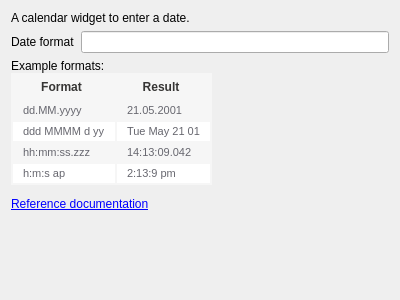
<?xml version="1.0" encoding="UTF-8"?>
<ui version="4.0">
 <class>QgsCalendarConfigDlgBase</class>
 <widget class="QWidget" name="QgsCalendarConfigDlgBase">
  <property name="geometry">
   <rect>
    <x>0</x>
    <y>0</y>
    <width>400</width>
    <height>300</height>
   </rect>
  </property>
  <property name="windowTitle">
   <string notr="true">Form</string>
  </property>
  <layout class="QFormLayout" name="formLayout">
   <item row="0" column="0" colspan="2">
    <widget class="QLabel" name="label_4">
     <property name="text">
      <string>A calendar widget to enter a date.</string>
     </property>
    </widget>
   </item>
   <item row="1" column="0">
    <widget class="QLabel" name="label_10">
     <property name="text">
      <string>Date format</string>
     </property>
    </widget>
   </item>
   <item row="1" column="1">
    <widget class="QLineEdit" name="leDateFormat"/>
   </item>
   <item row="2" column="0" colspan="2">
    <widget class="QLabel" name="label_11">
     <property name="text">
      <string>&lt;html&gt;&lt;head/&gt;&lt;body&gt;&lt;p&gt;Example formats:&lt;/p&gt;&lt;table border=&quot;0&quot; style=&quot; margin-top:0px; margin-bottom:0px; margin-left:0px; margin-right:0px;&quot; cellspacing=&quot;2&quot; cellpadding=&quot;0&quot; bgcolor=&quot;#f6f6f6&quot;&gt;&lt;thead&gt;&lt;tr&gt;&lt;td style=&quot; vertical-align:top; padding-left:10; padding-right:15; padding-top:5; padding-bottom:5;&quot;&gt;&lt;p align=&quot;center&quot;&gt;&lt;span style=&quot; font-family:'Open Sans,sans-serif'; font-size:12px; font-weight:600; color:#363534;&quot;&gt;Format&lt;/span&gt;&lt;/p&gt;&lt;/td&gt;&lt;td style=&quot; vertical-align:top; padding-left:10; padding-right:15; padding-top:5; padding-bottom:5;&quot;&gt;&lt;p align=&quot;center&quot;&gt;&lt;span style=&quot; font-family:'Open Sans,sans-serif'; font-size:12px; font-weight:600; color:#363534;&quot;&gt;Result&lt;/span&gt;&lt;/p&gt;&lt;/td&gt;&lt;/tr&gt;&lt;/thead&gt;&lt;tr&gt;&lt;td bgcolor=&quot;#f6f6f6&quot; style=&quot; vertical-align:top; padding-left:10; padding-right:10; padding-top:3; padding-bottom:3;&quot;&gt;&lt;p&gt;&lt;span style=&quot; font-family:'Open Sans,sans-serif'; font-size:11px; color:#66666e; background-color:#f6f6f6;&quot;&gt;dd.MM.yyyy&lt;/span&gt;&lt;/p&gt;&lt;/td&gt;&lt;td bgcolor=&quot;#f6f6f6&quot; style=&quot; vertical-align:top; padding-left:10; padding-right:10; padding-top:3; padding-bottom:3;&quot;&gt;&lt;p&gt;&lt;span style=&quot; font-family:'Open Sans,sans-serif'; font-size:11px; color:#66666e; background-color:#f6f6f6;&quot;&gt;21.05.2001&lt;/span&gt;&lt;/p&gt;&lt;/td&gt;&lt;/tr&gt;&lt;tr&gt;&lt;td bgcolor=&quot;#ffffff&quot; style=&quot; vertical-align:top; padding-left:10; padding-right:10; padding-top:3; padding-bottom:3;&quot;&gt;&lt;p&gt;&lt;span style=&quot; font-family:'Open Sans,sans-serif'; font-size:11px; color:#66666e; background-color:#ffffff;&quot;&gt;ddd MMMM d yy&lt;/span&gt;&lt;/p&gt;&lt;/td&gt;&lt;td bgcolor=&quot;#ffffff&quot; style=&quot; vertical-align:top; padding-left:10; padding-right:10; padding-top:3; padding-bottom:3;&quot;&gt;&lt;p&gt;&lt;span style=&quot; font-family:'Open Sans,sans-serif'; font-size:11px; color:#66666e; background-color:#ffffff;&quot;&gt;Tue May 21 01&lt;/span&gt;&lt;/p&gt;&lt;/td&gt;&lt;/tr&gt;&lt;tr&gt;&lt;td bgcolor=&quot;#f6f6f6&quot; style=&quot; vertical-align:top; padding-left:10; padding-right:10; padding-top:3; padding-bottom:3;&quot;&gt;&lt;p&gt;&lt;span style=&quot; font-family:'Open Sans,sans-serif'; font-size:11px; color:#66666e; background-color:#f6f6f6;&quot;&gt;hh:mm:ss.zzz&lt;/span&gt;&lt;/p&gt;&lt;/td&gt;&lt;td bgcolor=&quot;#f6f6f6&quot; style=&quot; vertical-align:top; padding-left:10; padding-right:10; padding-top:3; padding-bottom:3;&quot;&gt;&lt;p&gt;&lt;span style=&quot; font-family:'Open Sans,sans-serif'; font-size:11px; color:#66666e; background-color:#f6f6f6;&quot;&gt;14:13:09.042&lt;/span&gt;&lt;/p&gt;&lt;/td&gt;&lt;/tr&gt;&lt;tr&gt;&lt;td bgcolor=&quot;#ffffff&quot; style=&quot; vertical-align:top; padding-left:10; padding-right:10; padding-top:3; padding-bottom:3;&quot;&gt;&lt;p&gt;&lt;span style=&quot; font-family:'Open Sans,sans-serif'; font-size:11px; color:#66666e; background-color:#ffffff;&quot;&gt;h:m:s ap&lt;/span&gt;&lt;/p&gt;&lt;/td&gt;&lt;td bgcolor=&quot;#ffffff&quot; style=&quot; vertical-align:top; padding-left:10; padding-right:10; padding-top:3; padding-bottom:3;&quot;&gt;&lt;p&gt;&lt;span style=&quot; font-family:'Open Sans,sans-serif'; font-size:11px; color:#66666e; background-color:#ffffff;&quot;&gt;2:13:9 pm&lt;/span&gt;&lt;/p&gt;&lt;/td&gt;&lt;/tr&gt;&lt;/table&gt;&lt;p&gt;&lt;a href=&quot;http://qt-project.org/doc/qt-5.0/qtcore/qdatetime.html#toString&quot;&gt;&lt;span style=&quot; text-decoration: underline; color:#0000ff;&quot;&gt;Reference documentation&lt;/span&gt;&lt;/a&gt;&lt;/p&gt;&lt;/body&gt;&lt;/html&gt;</string>
     </property>
     <property name="openExternalLinks">
      <bool>true</bool>
     </property>
    </widget>
   </item>
  </layout>
 </widget>
 <resources/>
 <connections/>
</ui>
